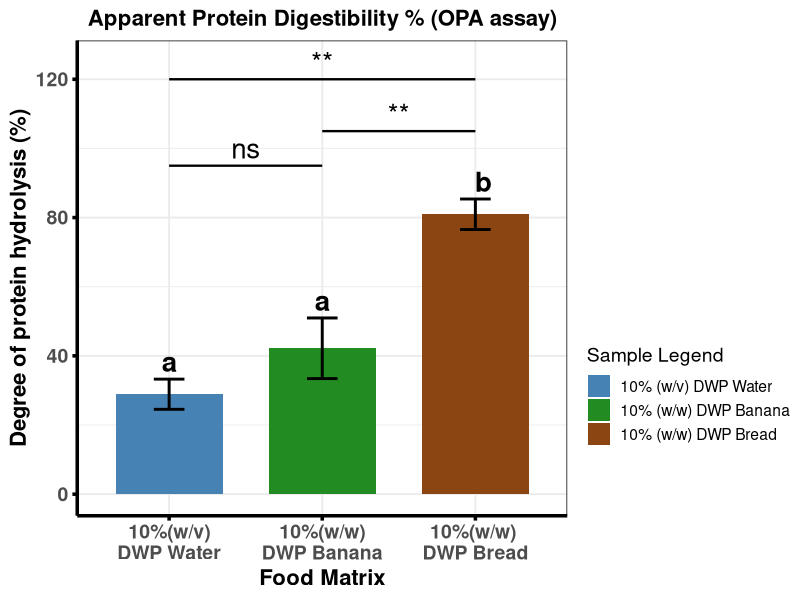
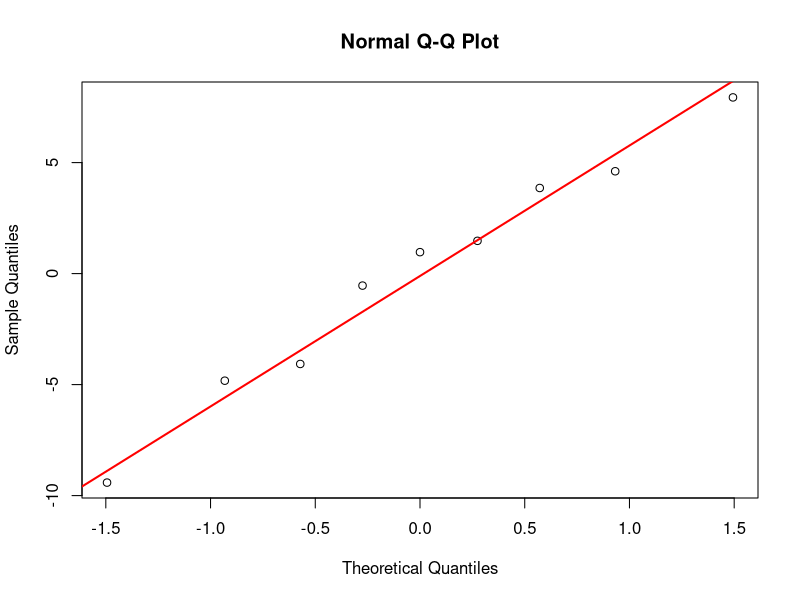
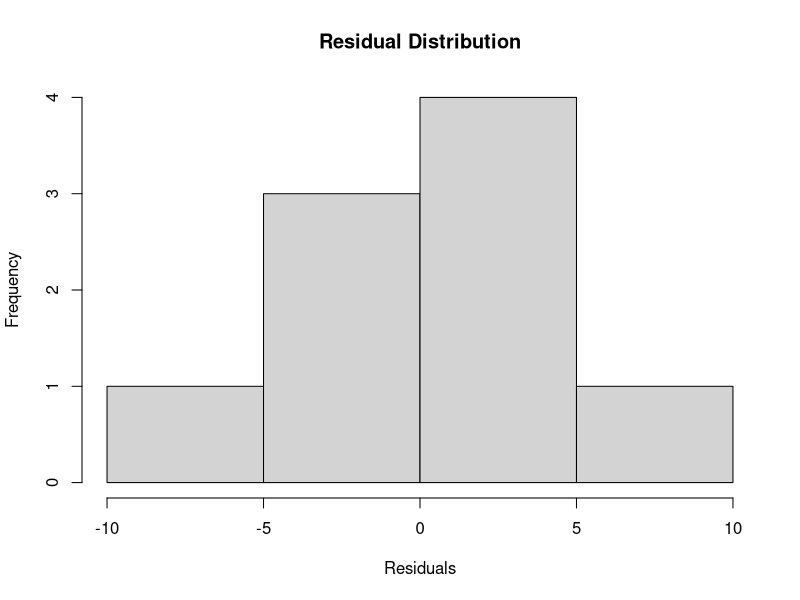
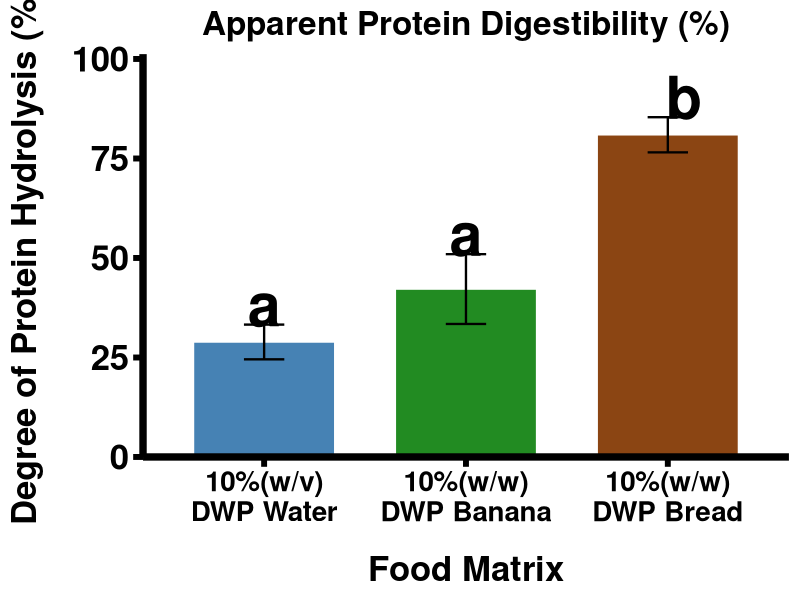
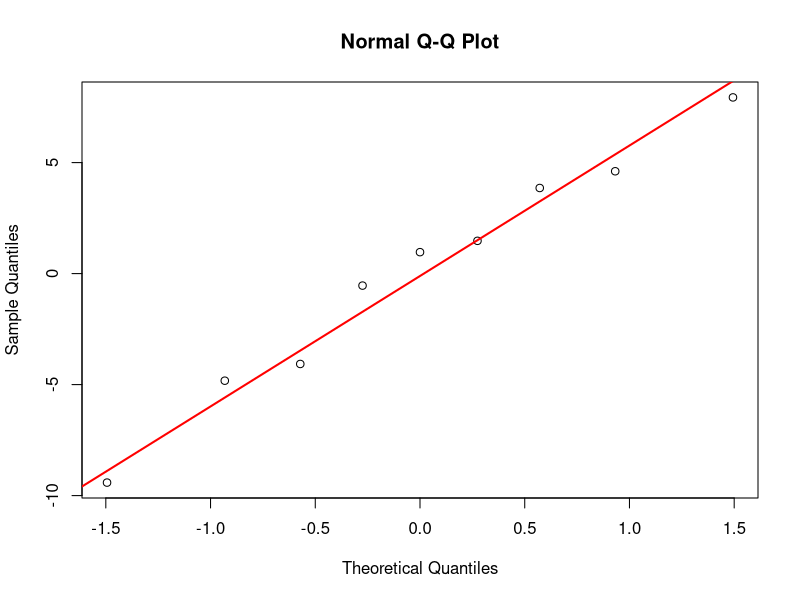
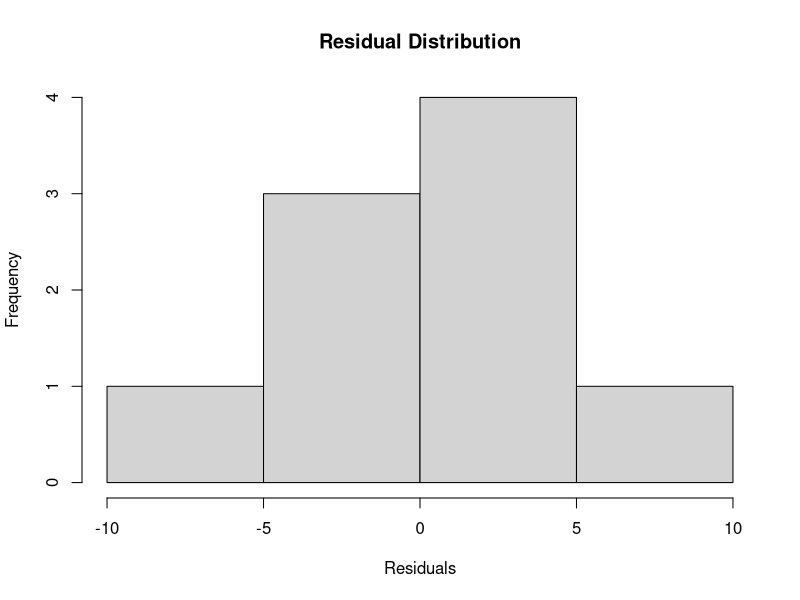

These charts were generated, in order, by the following R code:
#This Code is made by Maruf Raihan (PhD,NICHE,Ulster)for OPA data statistical analysis and visual presentation

library(ggplot2)
library(emmeans)
library(multcomp)
library(multcompView)

# ---------------------------------------------------------
# 1. RAW OPA DATA
# ---------------------------------------------------------
df_raw <- data.frame(
  Sample = factor(rep(c("10%(w/v)\nDWP Water", "10%(w/w)\nDWP Banana", "10%(w/w) \nDWP Bread"), each = 3),
                  levels = c("10%(w/v)\nDWP Water", "10%(w/w)\nDWP Banana", "10%(w/w) \nDWP Bread")),
  Value = c(
    28.36, 24.83, 33.51,   # 10%(w/v)\nDWP Water
    32.78, 43.67, 50.13,   # 10%(w/w)\nDWP Banana
    76.13, 84.81, 81.92    # 10%(w/w) \nDWP Bread
  )
)

# ---------------------------------------------------------
# 2. DESCRIPTIVE STATS (auto)
# ---------------------------------------------------------
df_stats <- aggregate(Value ~ Sample, df_raw, function(x) {
  c(Mean = mean(x), SD = sd(x), CV = sd(x)/mean(x)*100)
})

df_stats <- do.call(data.frame, df_stats)
names(df_stats) <- c("Sample", "Mean", "SD", "CV")

# ---------------------------------------------------------
# 3. ANOVA + TUKEY
# ---------------------------------------------------------
model <- aov(Value ~ Sample, data = df_raw)
emm <- emmeans(model, ~ Sample)
tukey <- summary(pairs(emm, adjust = "tukey"))

# ---------------------------------------------------------
# 4. Tukey LETTERS
# ---------------------------------------------------------
cld_out <- suppressMessages(
  cld(emm, Letters = letters, adjust = "tukey")
)

letters_df <- as.data.frame(cld_out)

# Merge letters into stats
df_stats2 <- merge(df_stats, letters_df[, c("Sample", ".group")], by = "Sample")

# Extract p-values
p_WB  <- tukey$p.value[1]   # Water vs Banana
p_WBr <- tukey$p.value[2]   # Water vs Bread
p_BBr <- tukey$p.value[3]   # Banana vs Bread

# ---------------------------------------------------------
# 5. Convert p-values → asterisks
# ---------------------------------------------------------
p_to_star <- function(p) {
  if (p < 0.0001) return("****")
  if (p < 0.01)    return("**")
  if (p < 0.05)    return("*")
  return("ns")
}

star_WB  <- p_to_star(p_WB)
star_WBr <- p_to_star(p_WBr)
star_BBr <- p_to_star(p_BBr)

# ---------------------------------------------------------
# 6. BASE PLOT
# ---------------------------------------------------------
p_opa <- ggplot(df_stats2, aes(x = Sample, y = Mean, fill = Sample)) +
  geom_col(width = 0.7) +
  geom_errorbar(aes(ymin = Mean - SD, ymax = Mean + SD),
                width = 0.2, linewidth = 1) +
  
  # Tukey letters ABOVE bars
  geom_text(
    aes(x = Sample, y = Mean + SD + 5, label = .group),
    size = 7,
    fontface = "bold"
  ) +
  
  scale_fill_manual(
    values = c("10%(w/v)\nDWP Water" = "steelblue",
               "10%(w/w)\nDWP Banana" = "forestgreen",
               "10%(w/w) \nDWP Bread" = "saddlebrown"),
    labels = c(
      "10% (w/v) DWP Water",
      "10% (w/w) DWP Banana",
      "10% (w/w) DWP Bread"
    ),
    
    name = "Sample Legend"
  ) +
  
  theme_bw(base_size = 14) +
  theme(
    legend.position = "right",
    legend.box = "vertical",
    legend.margin = margin(t = 170),      # push legend downward
    plot.title = element_text(size = 16, face = "bold", hjust = 0.5),
    axis.text.x = element_text(size = 14, face = "bold"),
    axis.text.y = element_text(size = 14, face = "bold"),
    axis.title.x = element_text(size = 16, face = "bold"),
    axis.title.y = element_text(size = 16, face = "bold"),
    axis.line = element_line(colour = "black", linewidth = 1.2),
    axis.ticks = element_line(colour = "black", linewidth = 1.2)
  ) +
  labs(
    title = "Apparent Protein Digestibility % (OPA assay)",
    x = "Food Matrix",
    y = "Degree of protein hydrolysis (%)"
  )

# ---------------------------------------------------------
# 7. AUTOMATED BRACKETS BASED ON ANOVA OUTPUT
# ---------------------------------------------------------

# Water vs Banana
p_opa <- p_opa +
  annotate("segment", x = 1, xend = 2, y = 95, yend = 95, linewidth = 0.8) +
  annotate("text", x = 1.5, y = 100, label = star_WB, size = 7)

# Banana vs Bread
p_opa <- p_opa +
  annotate("segment", x = 2, xend = 3, y = 105, yend = 105, linewidth = 0.8) +
  annotate("text", x = 2.5, y = 110, label = star_BBr, size = 7)

# Water vs Bread
p_opa <- p_opa +
  annotate("segment", x = 1, xend = 3, y = 120, yend = 120, linewidth = 0.8) +
  annotate("text", x = 2, y = 125, label = star_WBr, size = 7)
dev.new()
print(p_opa)

cat("\n=== DESCRIPTIVE STATS ===\n")
print(df_stats2)

cat("\n=== ANOVA SUMMARY ===\n")
print(summary(model))

cat("\n=== TUKEY POST-HOC ===\n")
print(tukey)

# ---------------------------------------------------------
# ANOVA ASSUMPTION CHECKS
# ---------------------------------------------------------

# Extract residuals
res <- residuals(model)

# Shapiro-Wilk normality test
shapiro.test(res)

# Q-Q plot
qqnorm(res)
qqline(res, col = "red", lwd = 2)

# Histogram of residuals
hist(res,
     main = "Residual Distribution",
     xlab = "Residuals")

library(car)

leveneTest(Value ~ Sample, data = df_raw)


#Methods

#Assumptions of normality and homogeneity of variance were assessed using the Shapiro-Wilk and Levene's tests, respectively. Differences among food matrices were evaluated by one-way ANOVA followed by Tukey's HSD post hoc test (p < 0.05).

#Results (if reporting assumptions)

#Residuals were normally distributed (Shapiro-Wilk: W = 0.979, p = 0.957), supporting the use of parametric analyses.


#NAPIC2026

# =====================================================================
# OPA DATA ANALYSIS + PUBLICATION-QUALITY BAR PLOT
# Author: Maruf Raihan (PhD, NICHE, Ulster)
# =====================================================================

library(ggplot2)
library(emmeans)
library(multcomp)
library(multcompView)
library(grid)

# ---------------------------------------------------------
# 1. RAW OPA DATA
# ---------------------------------------------------------

df_raw <- data.frame(
  Sample = factor(
    rep(
      c(
        "10%(w/v)\nDWP Water",
        "10%(w/w)\nDWP Banana",
        "10%(w/w)\nDWP Bread"
      ),
      each = 3
    ),
    levels = c(
      "10%(w/v)\nDWP Water",
      "10%(w/w)\nDWP Banana",
      "10%(w/w)\nDWP Bread"
    )
  ),
  
  Value = c(
    28.36, 24.83, 33.51,    # Water
    32.78, 43.67, 50.13,    # Banana
    76.13, 84.81, 81.92     # Bread
  )
)

# ---------------------------------------------------------
# 2. DESCRIPTIVE STATISTICS
# ---------------------------------------------------------

df_stats <- aggregate(
  Value ~ Sample,
  df_raw,
  function(x) {
    c(
      Mean = mean(x),
      SD   = sd(x),
      CV   = sd(x) / mean(x) * 100
    )
  }
)

df_stats <- do.call(data.frame, df_stats)

names(df_stats) <- c(
  "Sample",
  "Mean",
  "SD",
  "CV"
)

# ---------------------------------------------------------
# 3. ANOVA + TUKEY
# ---------------------------------------------------------

model <- aov(Value ~ Sample, data = df_raw)

emm <- emmeans(model, ~ Sample)

tukey <- summary(
  pairs(
    emm,
    adjust = "tukey"
  )
)

# ---------------------------------------------------------
# 4. TUKEY LETTERS
# ---------------------------------------------------------

cld_out <- suppressMessages(
  cld(
    emm,
    Letters = letters,
    adjust = "tukey"
  )
)

letters_df <- as.data.frame(cld_out)

df_stats2 <- merge(
  df_stats,
  letters_df[, c("Sample", ".group")],
  by = "Sample"
)

# ---------------------------------------------------------
# 5. P-VALUE → ASTERISK FUNCTION
# ---------------------------------------------------------

p_to_star <- function(p) {
  
  if (p < 0.0001) return("****")
  if (p < 0.01) return("**")
  if (p < 0.05) return("*")
  
  return("ns")
}

p_WB  <- tukey$p.value[1]
p_WBr <- tukey$p.value[2]
p_BBr <- tukey$p.value[3]

star_WB  <- p_to_star(p_WB)
star_WBr <- p_to_star(p_WBr)
star_BBr <- p_to_star(p_BBr)

# ---------------------------------------------------------
# 6. BAR PLOT
# ---------------------------------------------------------

p_opa <- ggplot(
  df_stats2,
  aes(
    x = Sample,
    y = Mean,
    fill = Sample
  )
) +
  
  geom_col(
    width = 0.7,
    colour = "white"
  ) +
  
  geom_errorbar(
    aes(
      ymin = Mean - SD,
      ymax = Mean + SD
    ),
    width = 0.2,
    linewidth = 0.8
  ) +
  
  geom_text(
    aes(
      y = Mean + SD + 5,
      label = .group
    ),
    size = 15,
    fontface = "bold"
  ) +
  
  scale_fill_manual(
    values = c(
      "10%(w/v)\nDWP Water" = "steelblue",
      "10%(w/w)\nDWP Banana" = "forestgreen",
      "10%(w/w)\nDWP Bread" = "saddlebrown"
    )
  ) +
  
  scale_y_continuous(
    expand = expansion(mult = c(0, 0.12))
  ) +
  
  labs(
    title = "Apparent Protein Digestibility (%)",
    x = "Food Matrix",
    y = "Degree of Protein Hydrolysis (%)"
  ) +
  
  theme_classic(base_size = 16) +
  
  theme(
    
    # Remove legend
    legend.position = "none",
    
    # White background
    panel.background = element_rect(
      fill = "white",
      colour = NA
    ),
    
    plot.background = element_rect(
      fill = "white",
      colour = NA
    ),
    
    # Centered title
    plot.title = element_text(
      size = 24,
      face = "bold",
      hjust = 0.5
    ),
    
    # Axis text
    axis.text.x = element_text(
      size = 20,
      face = "bold",
      colour = "black"
    ),
    
    axis.text.y = element_text(
      size = 25,
      face = "bold",
      colour = "black"
    ),
    
    # Axis titles
    axis.title.x = element_text(
      size = 25,
      face = "bold",
      margin = margin(t = 20)
    ),
    
    axis.title.y = element_text(
      size = 25,
      face = "bold",
      margin = margin(r = 20)
    ),
    
    # Thick left and bottom axes only
    axis.line = element_line(
      colour = "black",
      linewidth = 2.5
    ),
    
    # Thick tick marks
    axis.ticks = element_line(
      colour = "black",
      linewidth = 2
    ),
    
    axis.ticks.length = unit(0.25, "cm"),
    
    # No grid
    panel.grid.major = element_blank(),
    panel.grid.minor = element_blank()
  )

# ---------------------------------------------------------
# 8. DISPLAY PLOT
# ---------------------------------------------------------

print(p_opa)

# ---------------------------------------------------------
# 9. OUTPUT STATISTICS
# ---------------------------------------------------------

cat("\n=== DESCRIPTIVE STATS ===\n")
print(df_stats2)

cat("\n=== ANOVA SUMMARY ===\n")
print(summary(model))

cat("\n=== TUKEY POST-HOC ===\n")
print(tukey)

# ---------------------------------------------------------
# 10. ASSUMPTION CHECKS
# ---------------------------------------------------------

res <- residuals(model)

shapiro.test(res)

qqnorm(res)
qqline(res, col = "red", lwd = 2)

hist(
  res,
  main = "Residual Distribution",
  xlab = "Residuals"
)

library(car)

leveneTest(
  Value ~ Sample,
  data = df_raw
)
